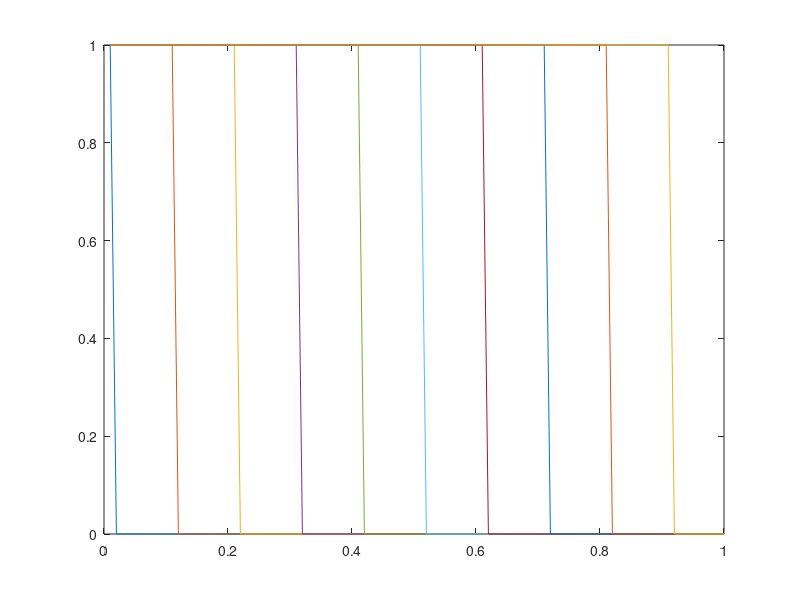

This figure's MATLAB source:
n=100;
curr=zeros(1,n)+1;
prev=zeros(1,n);
m=max(abs(curr-prev));
eps=0.000001;
C=1;
L=1;
dx = L/n;
dt=0.01;
alpha = prev;
beta = prev;
A=prev;
B=prev;
D=prev;
p1=1;
x = dx:dx:1;
every=10;
ctr =0;
while m>eps
    for i = 2:n-1
        curr(i)= -(C*dt/dx)*(prev(i)-prev(i-1))+prev(i);
    end
    curr(1)=1;
    curr(n)=curr(n-1);
    m=max(abs(curr-prev));
    prev=curr;
    if mod(ctr,every)==0
    plot(x,curr); hold on; pause(0.5)
    end
   ctr = ctr + 1;
end
